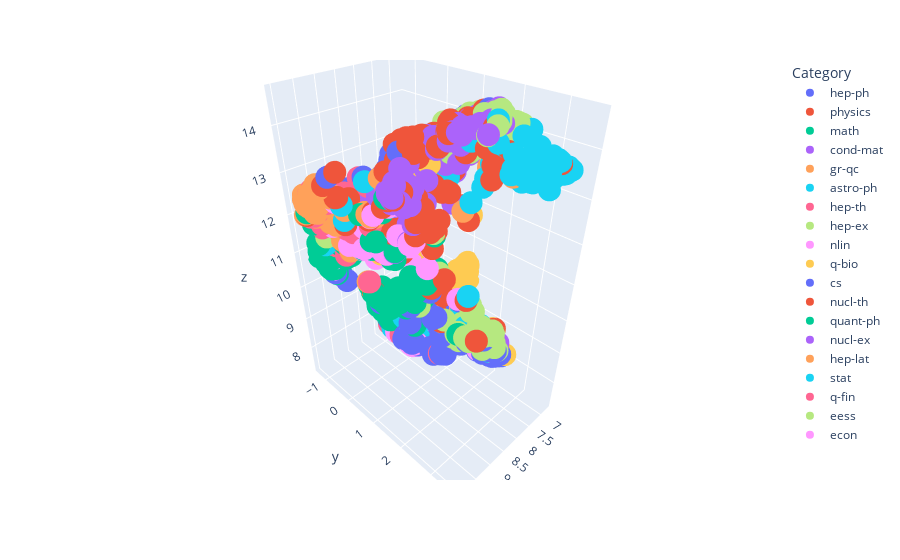

Notebook code cell kept with this figure:
### Code cell
import umap.umap_ as umap

import plotly.express as px


# Perform dimensionality reduction using UMAP
reducer = umap.UMAP(n_components=3, random_state=42, n_neighbors=20, min_dist=0.0,metric="cosine")
embeddings_3d = reducer.fit_transform(embeddings)

# Create a DataFrame for the 3D embeddings
embeddings_3d_df = pd.DataFrame(embeddings_3d, columns=['x', 'y', 'z'])
embeddings_3d_df['Category'] = merged_df['unique_primary_category'].values

# Create the 3D scatter plot using Plotly
fig = px.scatter_3d(embeddings_3d_df, x='x', y='y', z='z', color='Category')
fig.show()
fig.write_html("3D_plot_model_autoencoder.html")
